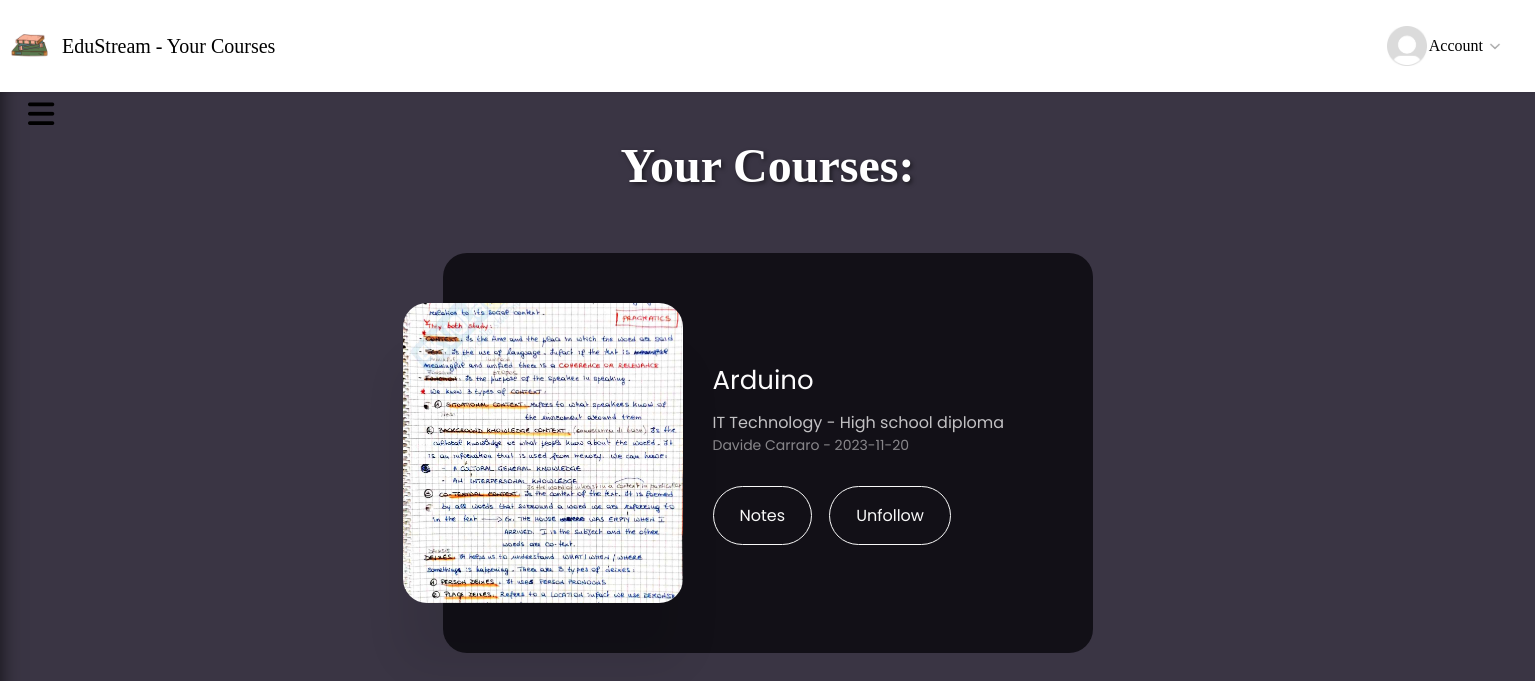
Before: /courses.php (signed in) with the older database file.
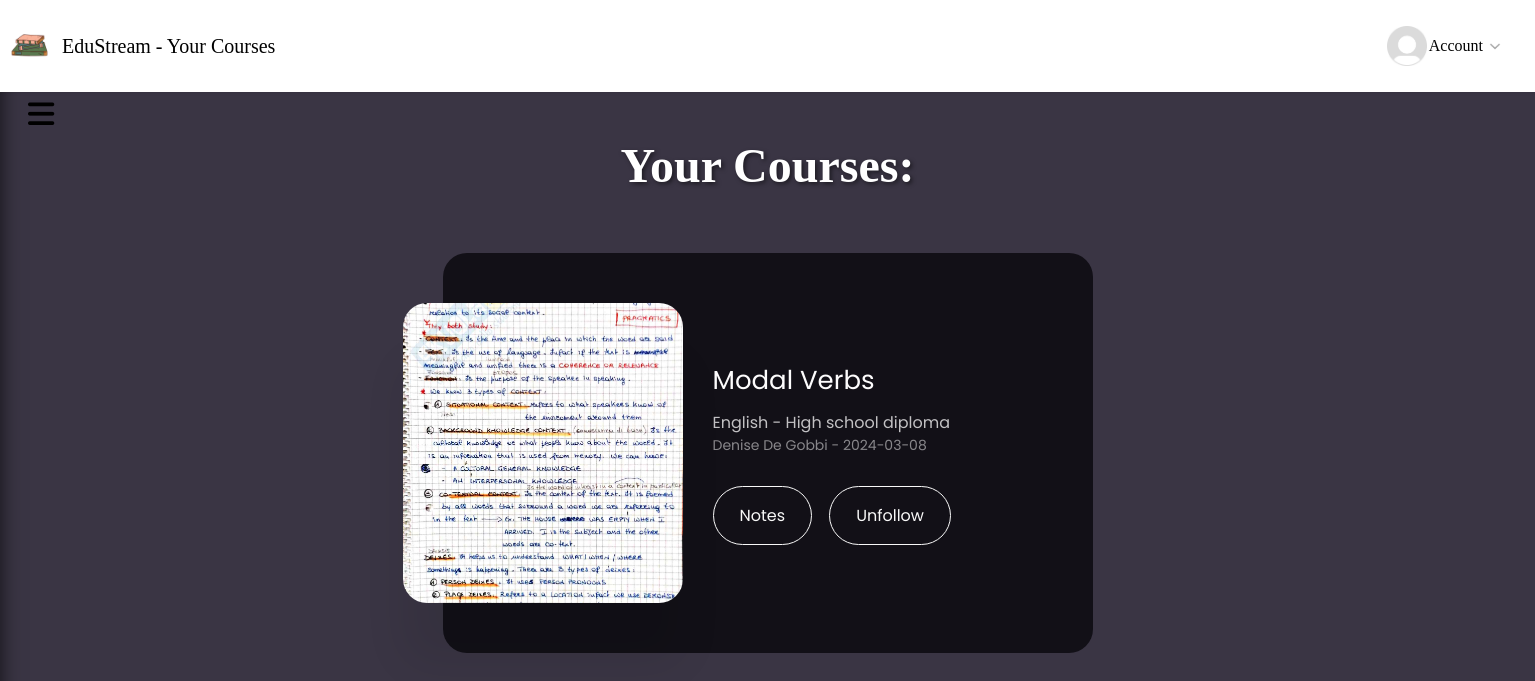
After: the same page with the newer database file.
### tables this page shows
CREATE TABLE `corso_utente` (
  `username_utente` varchar(30) NOT NULL,
  `nome_corso` varchar(30) NOT NULL,
  `n_progressivo` int(4) NOT NULL
);

CREATE TABLE `lista_corsi` (
  `nome` varchar(30) NOT NULL,
  `materia` varchar(20) NOT NULL,
  `grado` varchar(20) NOT NULL,
  `autore` varchar(30) NOT NULL,
  `data_inizio` date NOT NULL,
  `costo` double NOT NULL,
  `id` int(4) NOT NULL
);

### courses.php (the view, shortened to what this page needs)
<!DOCTYPE html>
<html lang="en">
<head>
    <link
      rel="stylesheet"
      href="https://cdnjs.cloudflare.com/ajax/libs/font-awesome/6.4.0/css/all.min.css"
    />
    <link rel="stylesheet" type="text/css" href="css/index.css">
    <link href='https://unpkg.com/boxicons@2.1.4/css/boxicons.min.css' rel='stylesheet'>
</head>
<body>
<button class="burger" onclick="toggleMenu()">
      <i class="fa-solid fa-bars"></i>
    </button>
<nav class="navbar">
        <div class="logo" onclick="toHome()">
          <img src="img/logov2.png" />
          <h2>EduStream - Your Courses</h2>
        </div>
        <div class="links">
          <div class="dropdown">
            <a href="#">
              <div class="pfp">
                <img src="img/Default_pfp.jpg"/>
              </div>
              Account
              <img src="img/chevron.png"/>
            </a>
          </div>
        </div>
      </nav>
    <?php
        try {
            $connessione = mysqli_connect("localhost", "root", "root", "progettoinglese");
            $username=$_SESSION["USER"];
            $sql = "SELECT * FROM corso_utente WHERE username_utente='$username'";
            $risultato = $connessione->query($sql);
            if ($risultato && $risultato->num_rows > 0) {
                ?>
                    <div class="container">
                        <br><br><br><br><br><br>
                        <div class="titolo_centrale">
                            <font>
                                <center>
                                Your Courses:
                                </center>
                            </font>
                        </div>
                    </div>
                <?php
                while ($array = mysqli_fetch_assoc($risultato)) {
                    $sql2 = "SELECT * FROM lista_corsi WHERE nome='$array[nome_corso]'";
                    $risultato2 = $connessione->query($sql2);
                    $array2 = mysqli_fetch_assoc($risultato2);
                    ?>
                    <div class="container">
                        <div class="card">
                            <img src="img/example_English1.jpg" />
                            <div class="testoCorsi">
                                <h2><?php echo $array2["nome"]?></h2>
                                <h3><?php echo $array2["materia"]." - ".$array2["grado"]?></h3>
                                <p>
                                <?php echo $array2["autore"]." - ".$array2["data_inizio"]?>
                                </p>
                                <button type="submit" name="<?php echo $array2["materia"]?>" onclick="caricaAppunti(name);">Notes</button>&nbsp;&nbsp;&nbsp;
                                <button type="submit" name="<?php echo $array2["nome"]?>" onclick="disiscrizione(name);">Unfollow</button>
                            </div>
                        </div>
                    </div>
                    <?php
                }
            }
            exit();
        } catch (Exception $e) {
        }
    ?>

Changed rows visible on the page:
removed corso_utente: lista_corsi.nome "Arduino", lista_corsi.materia "IT Technology", lista_corsi.grado "High school diploma", lista_corsi.autore "Davide Carraro", lista_corsi.data_inizio "2023-11-20"
added corso_utente: lista_corsi.nome "Modal Verbs", lista_corsi.materia "English", lista_corsi.grado "High school diploma", lista_corsi.autore "Denise De Gobbi", lista_corsi.data_inizio "2024-03-08"
